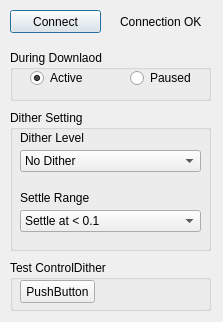
<?xml version="1.0" encoding="UTF-8"?>
<ui version="4.0">
 <class>PHDLink</class>
 <widget class="QDialog" name="PHDLink">
  <property name="geometry">
   <rect>
    <x>0</x>
    <y>0</y>
    <width>223</width>
    <height>322</height>
   </rect>
  </property>
  <property name="windowTitle">
   <string>PHD Link</string>
  </property>
  <widget class="QGroupBox" name="grpBox_durDownload">
   <property name="geometry">
    <rect>
     <x>10</x>
     <y>50</y>
     <width>201</width>
     <height>51</height>
    </rect>
   </property>
   <property name="title">
    <string>During Downlaod</string>
   </property>
   <widget class="QRadioButton" name="radioBtn_active">
    <property name="geometry">
     <rect>
      <x>20</x>
      <y>20</y>
      <width>89</width>
      <height>16</height>
     </rect>
    </property>
    <property name="text">
     <string>Active</string>
    </property>
    <property name="checked">
     <bool>true</bool>
    </property>
   </widget>
   <widget class="QRadioButton" name="radioBtn_paused">
    <property name="geometry">
     <rect>
      <x>120</x>
      <y>20</y>
      <width>71</width>
      <height>16</height>
     </rect>
    </property>
    <property name="text">
     <string>Paused</string>
    </property>
   </widget>
  </widget>
  <widget class="QPushButton" name="pBtn_connect">
   <property name="geometry">
    <rect>
     <x>10</x>
     <y>10</y>
     <width>91</width>
     <height>23</height>
    </rect>
   </property>
   <property name="text">
    <string>Connect</string>
   </property>
  </widget>
  <widget class="QLabel" name="label_connInfo">
   <property name="geometry">
    <rect>
     <x>120</x>
     <y>10</y>
     <width>91</width>
     <height>23</height>
    </rect>
   </property>
   <property name="text">
    <string>Connection OK</string>
   </property>
  </widget>
  <widget class="QGroupBox" name="grpBox_ditherSetting">
   <property name="geometry">
    <rect>
     <x>10</x>
     <y>110</y>
     <width>201</width>
     <height>141</height>
    </rect>
   </property>
   <property name="title">
    <string>Dither Setting</string>
   </property>
   <widget class="QComboBox" name="comboBox_ditherLevel">
    <property name="geometry">
     <rect>
      <x>10</x>
      <y>40</y>
      <width>181</width>
      <height>22</height>
     </rect>
    </property>
    <item>
     <property name="text">
      <string>No Dither</string>
     </property>
    </item>
    <item>
     <property name="text">
      <string>Small Dither</string>
     </property>
    </item>
    <item>
     <property name="text">
      <string>Medium Dither</string>
     </property>
    </item>
    <item>
     <property name="text">
      <string>High Dither</string>
     </property>
    </item>
    <item>
     <property name="text">
      <string>Very High Dither</string>
     </property>
    </item>
    <item>
     <property name="text">
      <string>Extreme Dither</string>
     </property>
    </item>
   </widget>
   <widget class="QComboBox" name="comboBox_settleRange">
    <property name="geometry">
     <rect>
      <x>10</x>
      <y>100</y>
      <width>181</width>
      <height>22</height>
     </rect>
    </property>
    <item>
     <property name="text">
      <string>Settle at &lt; 0.1</string>
     </property>
    </item>
    <item>
     <property name="text">
      <string>Settle at &lt; 0.2</string>
     </property>
    </item>
    <item>
     <property name="text">
      <string>Settle at &lt; 0.3</string>
     </property>
    </item>
    <item>
     <property name="text">
      <string>Settle at &lt; 0.4</string>
     </property>
    </item>
    <item>
     <property name="text">
      <string>Settle at &lt; 0.5</string>
     </property>
    </item>
    <item>
     <property name="text">
      <string>Settle at &lt; 0.6</string>
     </property>
    </item>
    <item>
     <property name="text">
      <string>Settle at &lt; 0.7</string>
     </property>
    </item>
    <item>
     <property name="text">
      <string>Settle at &lt; 0.8</string>
     </property>
    </item>
    <item>
     <property name="text">
      <string>Settle at &lt; 0.9</string>
     </property>
    </item>
    <item>
     <property name="text">
      <string>Settle at &lt; 1.0</string>
     </property>
    </item>
    <item>
     <property name="text">
      <string>Settle at &lt; 1.1</string>
     </property>
    </item>
    <item>
     <property name="text">
      <string>Settle at &lt; 1.2</string>
     </property>
    </item>
    <item>
     <property name="text">
      <string>Settle at &lt; 1.3</string>
     </property>
    </item>
    <item>
     <property name="text">
      <string>Settle at &lt; 1.4</string>
     </property>
    </item>
    <item>
     <property name="text">
      <string>Settle at &lt; 1.5</string>
     </property>
    </item>
   </widget>
   <widget class="QLabel" name="label_ditherLevel">
    <property name="geometry">
     <rect>
      <x>10</x>
      <y>20</y>
      <width>81</width>
      <height>16</height>
     </rect>
    </property>
    <property name="text">
     <string>Dither Level</string>
    </property>
   </widget>
   <widget class="QLabel" name="label_settleRange">
    <property name="geometry">
     <rect>
      <x>10</x>
      <y>80</y>
      <width>81</width>
      <height>16</height>
     </rect>
    </property>
    <property name="text">
     <string>Settle Range</string>
    </property>
   </widget>
  </widget>
  <widget class="QGroupBox" name="groupBox">
   <property name="geometry">
    <rect>
     <x>10</x>
     <y>260</y>
     <width>201</width>
     <height>51</height>
    </rect>
   </property>
   <property name="title">
    <string>Test ControlDither</string>
   </property>
   <widget class="QPushButton" name="pushButton">
    <property name="geometry">
     <rect>
      <x>10</x>
      <y>20</y>
      <width>75</width>
      <height>23</height>
     </rect>
    </property>
    <property name="text">
     <string>PushButton</string>
    </property>
   </widget>
  </widget>
 </widget>
 <resources/>
 <connections/>
</ui>
